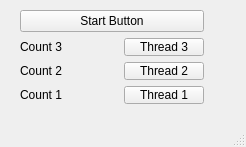
<?xml version="1.0" encoding="UTF-8"?>
<ui version="4.0">
 <class>MainWindow</class>
 <widget class="QMainWindow" name="MainWindow">
  <property name="geometry">
   <rect>
    <x>0</x>
    <y>0</y>
    <width>246</width>
    <height>147</height>
   </rect>
  </property>
  <property name="windowTitle">
   <string>MainWindow</string>
  </property>
  <widget class="QWidget" name="centralwidget">
   <widget class="QWidget" name="">
    <property name="geometry">
     <rect>
      <x>20</x>
      <y>10</y>
      <width>184</width>
      <height>94</height>
     </rect>
    </property>
    <layout class="QVBoxLayout" name="verticalLayout_2">
     <item>
      <widget class="QPushButton" name="pushButton">
       <property name="text">
        <string>Start Button</string>
       </property>
      </widget>
     </item>
     <item>
      <layout class="QVBoxLayout" name="verticalLayout">
       <item>
        <layout class="QHBoxLayout" name="horizontalLayout_3">
         <item>
          <widget class="QLabel" name="label_3">
           <property name="text">
            <string>Count 3</string>
           </property>
          </widget>
         </item>
         <item>
          <spacer name="horizontalSpacer_2">
           <property name="orientation">
            <enum>Qt::Orientation::Horizontal</enum>
           </property>
           <property name="sizeHint" stdset="0">
            <size>
             <width>48</width>
             <height>17</height>
            </size>
           </property>
          </spacer>
         </item>
         <item>
          <widget class="QPushButton" name="pushButton_4">
           <property name="text">
            <string>Thread 3</string>
           </property>
          </widget>
         </item>
        </layout>
       </item>
       <item>
        <layout class="QHBoxLayout" name="horizontalLayout_2">
         <item>
          <widget class="QLabel" name="label_2">
           <property name="text">
            <string>Count 2</string>
           </property>
          </widget>
         </item>
         <item>
          <spacer name="horizontalSpacer">
           <property name="orientation">
            <enum>Qt::Orientation::Horizontal</enum>
           </property>
           <property name="sizeHint" stdset="0">
            <size>
             <width>58</width>
             <height>17</height>
            </size>
           </property>
          </spacer>
         </item>
         <item>
          <widget class="QPushButton" name="pushButton_3">
           <property name="text">
            <string>Thread 2</string>
           </property>
          </widget>
         </item>
        </layout>
       </item>
       <item>
        <layout class="QHBoxLayout" name="horizontalLayout">
         <item>
          <widget class="QLabel" name="label">
           <property name="text">
            <string>Count 1</string>
           </property>
          </widget>
         </item>
         <item>
          <spacer name="horizontalSpacer_3">
           <property name="orientation">
            <enum>Qt::Orientation::Horizontal</enum>
           </property>
           <property name="sizeHint" stdset="0">
            <size>
             <width>58</width>
             <height>17</height>
            </size>
           </property>
          </spacer>
         </item>
         <item>
          <widget class="QPushButton" name="pushButton_2">
           <property name="text">
            <string>Thread 1</string>
           </property>
          </widget>
         </item>
        </layout>
       </item>
      </layout>
     </item>
    </layout>
   </widget>
  </widget>
  <widget class="QMenuBar" name="menubar">
   <property name="geometry">
    <rect>
     <x>0</x>
     <y>0</y>
     <width>246</width>
     <height>17</height>
    </rect>
   </property>
  </widget>
  <widget class="QStatusBar" name="statusbar"/>
 </widget>
 <resources/>
 <connections/>
</ui>
